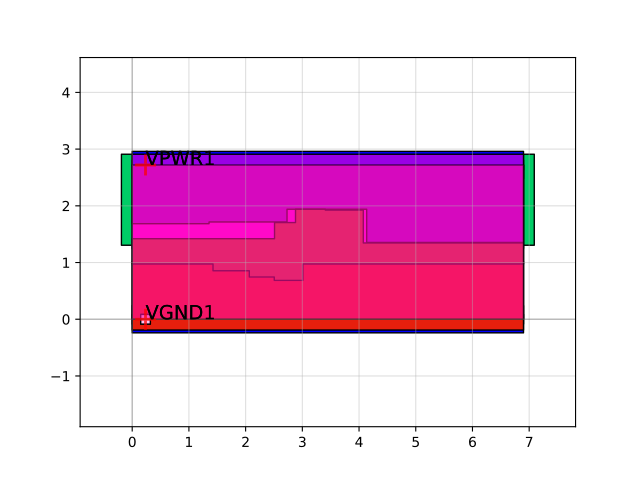

Source code (Python):
import sky130

c = sky130.components.sky130_fd_sc_hd__dlxbn_1()
c.plot()
